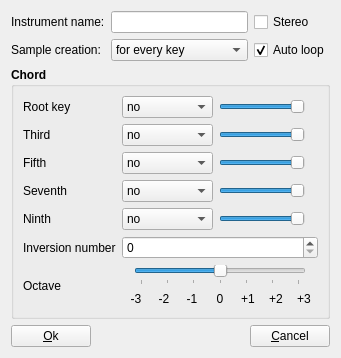
<?xml version="1.0" encoding="UTF-8"?>
<ui version="4.0">
 <class>ToolChords_gui</class>
 <widget class="QWidget" name="ToolChords_gui">
  <property name="geometry">
   <rect>
    <x>0</x>
    <y>0</y>
    <width>341</width>
    <height>358</height>
   </rect>
  </property>
  <property name="windowTitle">
   <string notr="true">Form</string>
  </property>
  <layout class="QVBoxLayout" name="verticalLayout">
   <item>
    <layout class="QGridLayout" name="gridLayout">
     <property name="topMargin">
      <number>0</number>
     </property>
     <item row="0" column="0">
      <widget class="QLabel" name="label_3">
       <property name="text">
        <string>Instrument name:</string>
       </property>
      </widget>
     </item>
     <item row="0" column="1">
      <widget class="QLineEdit" name="lineName">
       <property name="maxLength">
        <number>20</number>
       </property>
      </widget>
     </item>
     <item row="1" column="0">
      <widget class="QLabel" name="label_4">
       <property name="text">
        <string>Sample creation:</string>
       </property>
      </widget>
     </item>
     <item row="1" column="1">
      <widget class="QComboBox" name="comboFreq">
       <item>
        <property name="text">
         <string>for every key</string>
        </property>
       </item>
       <item>
        <property name="text">
         <string>every 3 keys</string>
        </property>
       </item>
       <item>
        <property name="text">
         <string>every 6 keys</string>
        </property>
       </item>
      </widget>
     </item>
     <item row="1" column="2">
      <widget class="QCheckBox" name="checkLoop">
       <property name="text">
        <string>Auto loop</string>
       </property>
       <property name="checked">
        <bool>true</bool>
       </property>
      </widget>
     </item>
     <item row="0" column="2">
      <widget class="QCheckBox" name="checkStereo">
       <property name="text">
        <string>Stereo</string>
       </property>
      </widget>
     </item>
    </layout>
   </item>
   <item>
    <widget class="QGroupBox" name="groupBox">
     <property name="font">
      <font>
       <weight>75</weight>
       <bold>true</bold>
      </font>
     </property>
     <property name="title">
      <string>Chord</string>
     </property>
     <layout class="QGridLayout" name="gridLayout_2">
      <item row="4" column="3">
       <widget class="QLabel" name="labelType9">
        <property name="font">
         <font>
          <weight>50</weight>
          <bold>false</bold>
         </font>
        </property>
        <property name="text">
         <string/>
        </property>
       </widget>
      </item>
      <item row="3" column="0">
       <widget class="QLabel" name="label_7">
        <property name="font">
         <font>
          <weight>50</weight>
          <bold>false</bold>
         </font>
        </property>
        <property name="text">
         <string>Seventh</string>
        </property>
       </widget>
      </item>
      <item row="4" column="0">
       <widget class="QLabel" name="label_8">
        <property name="font">
         <font>
          <weight>50</weight>
          <bold>false</bold>
         </font>
        </property>
        <property name="text">
         <string>Ninth</string>
        </property>
       </widget>
      </item>
      <item row="1" column="0">
       <widget class="QLabel" name="label_2">
        <property name="font">
         <font>
          <weight>50</weight>
          <bold>false</bold>
         </font>
        </property>
        <property name="text">
         <string>Third</string>
        </property>
       </widget>
      </item>
      <item row="2" column="2">
       <widget class="QSlider" name="sliderType5">
        <property name="font">
         <font>
          <weight>50</weight>
          <bold>false</bold>
         </font>
        </property>
        <property name="minimum">
         <number>-1440</number>
        </property>
        <property name="maximum">
         <number>0</number>
        </property>
        <property name="singleStep">
         <number>10</number>
        </property>
        <property name="pageStep">
         <number>100</number>
        </property>
        <property name="orientation">
         <enum>Qt::Horizontal</enum>
        </property>
       </widget>
      </item>
      <item row="0" column="0">
       <widget class="QLabel" name="label">
        <property name="font">
         <font>
          <weight>50</weight>
          <bold>false</bold>
         </font>
        </property>
        <property name="text">
         <string>Root key</string>
        </property>
       </widget>
      </item>
      <item row="2" column="0">
       <widget class="QLabel" name="label_6">
        <property name="font">
         <font>
          <weight>50</weight>
          <bold>false</bold>
         </font>
        </property>
        <property name="text">
         <string>Fifth</string>
        </property>
       </widget>
      </item>
      <item row="3" column="2">
       <widget class="QSlider" name="sliderType7">
        <property name="font">
         <font>
          <weight>50</weight>
          <bold>false</bold>
         </font>
        </property>
        <property name="minimum">
         <number>-1440</number>
        </property>
        <property name="maximum">
         <number>0</number>
        </property>
        <property name="singleStep">
         <number>10</number>
        </property>
        <property name="pageStep">
         <number>100</number>
        </property>
        <property name="orientation">
         <enum>Qt::Horizontal</enum>
        </property>
       </widget>
      </item>
      <item row="1" column="1">
       <widget class="QComboBox" name="comboType3">
        <property name="font">
         <font>
          <weight>50</weight>
          <bold>false</bold>
         </font>
        </property>
        <item>
         <property name="text">
          <string>no</string>
         </property>
        </item>
        <item>
         <property name="text">
          <string>major</string>
         </property>
        </item>
        <item>
         <property name="text">
          <string>minor</string>
         </property>
        </item>
       </widget>
      </item>
      <item row="0" column="1">
       <widget class="QComboBox" name="comboType1">
        <property name="font">
         <font>
          <weight>50</weight>
          <bold>false</bold>
         </font>
        </property>
        <item>
         <property name="text">
          <string>no</string>
         </property>
        </item>
        <item>
         <property name="text">
          <string>yes</string>
         </property>
        </item>
       </widget>
      </item>
      <item row="0" column="2">
       <widget class="QSlider" name="sliderType1">
        <property name="font">
         <font>
          <weight>50</weight>
          <bold>false</bold>
         </font>
        </property>
        <property name="minimum">
         <number>-1440</number>
        </property>
        <property name="maximum">
         <number>0</number>
        </property>
        <property name="singleStep">
         <number>10</number>
        </property>
        <property name="pageStep">
         <number>100</number>
        </property>
        <property name="orientation">
         <enum>Qt::Horizontal</enum>
        </property>
       </widget>
      </item>
      <item row="4" column="1">
       <widget class="QComboBox" name="comboType9">
        <property name="font">
         <font>
          <weight>50</weight>
          <bold>false</bold>
         </font>
        </property>
        <item>
         <property name="text">
          <string>no</string>
         </property>
        </item>
        <item>
         <property name="text">
          <string>major</string>
         </property>
        </item>
        <item>
         <property name="text">
          <string>minor</string>
         </property>
        </item>
       </widget>
      </item>
      <item row="1" column="2">
       <widget class="QSlider" name="sliderType3">
        <property name="font">
         <font>
          <weight>50</weight>
          <bold>false</bold>
         </font>
        </property>
        <property name="minimum">
         <number>-1440</number>
        </property>
        <property name="maximum">
         <number>0</number>
        </property>
        <property name="singleStep">
         <number>10</number>
        </property>
        <property name="pageStep">
         <number>100</number>
        </property>
        <property name="orientation">
         <enum>Qt::Horizontal</enum>
        </property>
       </widget>
      </item>
      <item row="5" column="0">
       <widget class="QLabel" name="label_5">
        <property name="font">
         <font>
          <weight>50</weight>
          <bold>false</bold>
         </font>
        </property>
        <property name="text">
         <string>Inversion number</string>
        </property>
       </widget>
      </item>
      <item row="3" column="1">
       <widget class="QComboBox" name="comboType7">
        <property name="font">
         <font>
          <weight>50</weight>
          <bold>false</bold>
         </font>
        </property>
        <item>
         <property name="text">
          <string>no</string>
         </property>
        </item>
        <item>
         <property name="text">
          <string>minor</string>
         </property>
        </item>
        <item>
         <property name="text">
          <string>major</string>
         </property>
        </item>
        <item>
         <property name="text">
          <string>diminished</string>
         </property>
        </item>
       </widget>
      </item>
      <item row="4" column="2">
       <widget class="QSlider" name="sliderType9">
        <property name="font">
         <font>
          <weight>50</weight>
          <bold>false</bold>
         </font>
        </property>
        <property name="minimum">
         <number>-1440</number>
        </property>
        <property name="maximum">
         <number>0</number>
        </property>
        <property name="singleStep">
         <number>10</number>
        </property>
        <property name="pageStep">
         <number>100</number>
        </property>
        <property name="orientation">
         <enum>Qt::Horizontal</enum>
        </property>
       </widget>
      </item>
      <item row="2" column="1">
       <widget class="QComboBox" name="comboType5">
        <property name="font">
         <font>
          <weight>50</weight>
          <bold>false</bold>
         </font>
        </property>
        <item>
         <property name="text">
          <string>no</string>
         </property>
        </item>
        <item>
         <property name="text">
          <string>perfect</string>
         </property>
        </item>
        <item>
         <property name="text">
          <string>diminished</string>
         </property>
        </item>
        <item>
         <property name="text">
          <string>augmented</string>
         </property>
        </item>
       </widget>
      </item>
      <item row="0" column="3">
       <widget class="QLabel" name="labelType1">
        <property name="font">
         <font>
          <weight>50</weight>
          <bold>false</bold>
         </font>
        </property>
        <property name="text">
         <string/>
        </property>
       </widget>
      </item>
      <item row="2" column="3">
       <widget class="QLabel" name="labelType5">
        <property name="font">
         <font>
          <weight>50</weight>
          <bold>false</bold>
         </font>
        </property>
        <property name="text">
         <string/>
        </property>
       </widget>
      </item>
      <item row="1" column="3">
       <widget class="QLabel" name="labelType3">
        <property name="font">
         <font>
          <weight>50</weight>
          <bold>false</bold>
         </font>
        </property>
        <property name="text">
         <string/>
        </property>
       </widget>
      </item>
      <item row="5" column="1" colspan="3">
       <widget class="QSpinBox" name="spinInversions">
        <property name="font">
         <font>
          <weight>50</weight>
          <bold>false</bold>
         </font>
        </property>
        <property name="minimum">
         <number>0</number>
        </property>
        <property name="maximum">
         <number>4</number>
        </property>
       </widget>
      </item>
      <item row="3" column="3">
       <widget class="QLabel" name="labelType7">
        <property name="font">
         <font>
          <weight>50</weight>
          <bold>false</bold>
         </font>
        </property>
        <property name="text">
         <string/>
        </property>
       </widget>
      </item>
      <item row="6" column="1" colspan="3">
       <layout class="QGridLayout" name="gridLayout_4">
        <item row="0" column="2">
         <spacer name="horizontalSpacer_2">
          <property name="orientation">
           <enum>Qt::Horizontal</enum>
          </property>
          <property name="sizeType">
           <enum>QSizePolicy::Fixed</enum>
          </property>
          <property name="sizeHint" stdset="0">
           <size>
            <width>6</width>
            <height>20</height>
           </size>
          </property>
         </spacer>
        </item>
        <item row="0" column="1">
         <widget class="QSlider" name="sliderOctave">
          <property name="minimum">
           <number>-3</number>
          </property>
          <property name="maximum">
           <number>3</number>
          </property>
          <property name="orientation">
           <enum>Qt::Horizontal</enum>
          </property>
          <property name="tickPosition">
           <enum>QSlider::TicksBelow</enum>
          </property>
         </widget>
        </item>
        <item row="0" column="0">
         <spacer name="horizontalSpacer">
          <property name="orientation">
           <enum>Qt::Horizontal</enum>
          </property>
          <property name="sizeType">
           <enum>QSizePolicy::Fixed</enum>
          </property>
          <property name="sizeHint" stdset="0">
           <size>
            <width>6</width>
            <height>20</height>
           </size>
          </property>
         </spacer>
        </item>
        <item row="1" column="0" colspan="3">
         <layout class="QGridLayout" name="gridLayout_3">
          <property name="spacing">
           <number>0</number>
          </property>
          <item row="1" column="2">
           <widget class="QLabel" name="label_11">
            <property name="font">
             <font>
              <weight>50</weight>
              <bold>false</bold>
             </font>
            </property>
            <property name="text">
             <string notr="true">-2</string>
            </property>
            <property name="alignment">
             <set>Qt::AlignCenter</set>
            </property>
           </widget>
          </item>
          <item row="1" column="1">
           <widget class="QLabel" name="label_10">
            <property name="font">
             <font>
              <weight>50</weight>
              <bold>false</bold>
             </font>
            </property>
            <property name="text">
             <string notr="true">-3</string>
            </property>
            <property name="alignment">
             <set>Qt::AlignCenter</set>
            </property>
           </widget>
          </item>
          <item row="1" column="3">
           <widget class="QLabel" name="label_12">
            <property name="font">
             <font>
              <weight>50</weight>
              <bold>false</bold>
             </font>
            </property>
            <property name="text">
             <string notr="true">-1</string>
            </property>
            <property name="alignment">
             <set>Qt::AlignCenter</set>
            </property>
           </widget>
          </item>
          <item row="1" column="5">
           <widget class="QLabel" name="label_14">
            <property name="font">
             <font>
              <weight>50</weight>
              <bold>false</bold>
             </font>
            </property>
            <property name="text">
             <string notr="true">+1</string>
            </property>
            <property name="alignment">
             <set>Qt::AlignCenter</set>
            </property>
           </widget>
          </item>
          <item row="1" column="4">
           <widget class="QLabel" name="label_13">
            <property name="font">
             <font>
              <weight>50</weight>
              <bold>false</bold>
             </font>
            </property>
            <property name="text">
             <string notr="true">0</string>
            </property>
            <property name="alignment">
             <set>Qt::AlignCenter</set>
            </property>
           </widget>
          </item>
          <item row="1" column="6">
           <widget class="QLabel" name="label_15">
            <property name="font">
             <font>
              <weight>50</weight>
              <bold>false</bold>
             </font>
            </property>
            <property name="text">
             <string notr="true">+2</string>
            </property>
            <property name="alignment">
             <set>Qt::AlignCenter</set>
            </property>
           </widget>
          </item>
          <item row="1" column="7">
           <widget class="QLabel" name="label_16">
            <property name="font">
             <font>
              <weight>50</weight>
              <bold>false</bold>
             </font>
            </property>
            <property name="text">
             <string notr="true">+3</string>
            </property>
            <property name="alignment">
             <set>Qt::AlignCenter</set>
            </property>
           </widget>
          </item>
         </layout>
        </item>
       </layout>
      </item>
      <item row="6" column="0">
       <widget class="QLabel" name="label_9">
        <property name="font">
         <font>
          <weight>50</weight>
          <bold>false</bold>
         </font>
        </property>
        <property name="text">
         <string>Octave</string>
        </property>
       </widget>
      </item>
     </layout>
    </widget>
   </item>
   <item>
    <layout class="QHBoxLayout" name="horizontalLayout">
     <item>
      <widget class="QPushButton" name="pushOk">
       <property name="text">
        <string>&amp;Ok</string>
       </property>
      </widget>
     </item>
     <item>
      <spacer name="horizontalSpacer_3">
       <property name="orientation">
        <enum>Qt::Horizontal</enum>
       </property>
       <property name="sizeHint" stdset="0">
        <size>
         <width>40</width>
         <height>20</height>
        </size>
       </property>
      </spacer>
     </item>
     <item>
      <widget class="QPushButton" name="pushCancel">
       <property name="text">
        <string>&amp;Cancel</string>
       </property>
      </widget>
     </item>
    </layout>
   </item>
  </layout>
 </widget>
 <tabstops>
  <tabstop>lineName</tabstop>
  <tabstop>checkStereo</tabstop>
  <tabstop>comboFreq</tabstop>
  <tabstop>checkLoop</tabstop>
  <tabstop>comboType1</tabstop>
  <tabstop>sliderType1</tabstop>
  <tabstop>comboType3</tabstop>
  <tabstop>sliderType3</tabstop>
  <tabstop>comboType5</tabstop>
  <tabstop>sliderType5</tabstop>
  <tabstop>comboType7</tabstop>
  <tabstop>sliderType7</tabstop>
  <tabstop>comboType9</tabstop>
  <tabstop>sliderType9</tabstop>
  <tabstop>spinInversions</tabstop>
  <tabstop>sliderOctave</tabstop>
  <tabstop>pushOk</tabstop>
  <tabstop>pushCancel</tabstop>
 </tabstops>
 <resources/>
 <connections/>
</ui>
